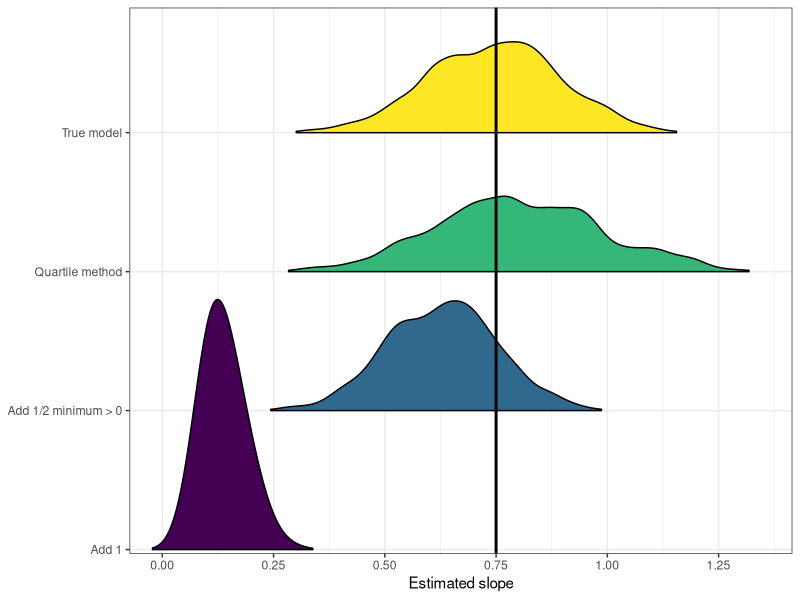

This figure's R source:
library(purrr) # v. 0.2.5
library(dplyr) # v. 0.7.6
library(broom) # v. 0.5.0
library(ggplot2) # v. 3.0.0
library(ggridges) # v. 0.5.0


set.seed(16)
beta0 = 0 # intercept
beta1 = .75 # slope

# Sample size
n = 50

# Explanatory variable
x = runif(n, min = -7, max = 0)


true_y = exp(beta0 + beta1*x + rnorm(n, mean = 0, sd = 2))
summary(true_y)


y = round(true_y, digits = 2)
summary(y)


replicate(100, sum( round( exp(beta0 + beta1*runif(n, min = -7, max = 0) + 
                                  rnorm(n, mean = 0, sd = 2)), 2) == 0) )


( true = lm(log(true_y) ~ x) )


( fit1 = lm(log(y + 1) ~ x) )


( fitc = lm(log(y + min(y[y>0])/2) ~ x) )


( fitq = lm(log(y + quantile(y, .25)^2/quantile(y, .75) ) ~ x) )

logy_0 = function(beta0 = 0, beta1 = .75, n) {
     x = runif(n, -7, 0) # create expl var between -10 and 0
     true_y = exp(beta0 + beta1*x + rnorm(n, 0, 2))
     y = round(true_y, 2)
     
     while( sum(y == 0 ) == 0 | sum(y == 0) > n/4) {
          true_y = exp(beta0 + beta1*x + rnorm(n, 0, 2))
          y = round(true_y, 2)
     }
     
     true = lm(log(true_y) ~ x)
     fit1 = lm(log(y + 1) ~ x)
     fitc = lm(log(y + min(y[y>0])/2) ~ x)
     fitq = lm(log(y + quantile(y, .25)^2/quantile(y, .75) ) ~ x)
     
     setNames(list(true, fit1, fitc, fitq), 
              c("True model", "Add 1", "Add 1/2 minimum > 0", "Quartile method") )
}


set.seed(16)
logy_0(n = 50)


models = replicate(1000, logy_0(n = 50), simplify = FALSE)


results = map_dfr(flatten(models), 
              ~tidy(.x, conf.int = TRUE), 
              .id = "model")
head(results)


results_sl = filter(results, term == "x")


results_sl %>%
     group_by(model) %>%
     summarise(med_estimate = median(estimate),
               CI_coverage = mean(conf.low < .75 & .75 < conf.high) )


ggplot(results_sl, aes(x = estimate, y = model, fill = model) ) +
     geom_density_ridges2(show.legend = FALSE, rel_min_height = 0.005) +
     geom_vline(xintercept = .75, size = 1) +
     scale_fill_viridis_d() +
     theme_bw() +
     scale_x_continuous(name = "Estimated slope", 
                        expand = c(0.01, 0),
                        breaks = seq(0, 1.5, by = .25) ) +
     scale_y_discrete(name = NULL, expand = expand_scale(mult = c(.01, .3) ) )

